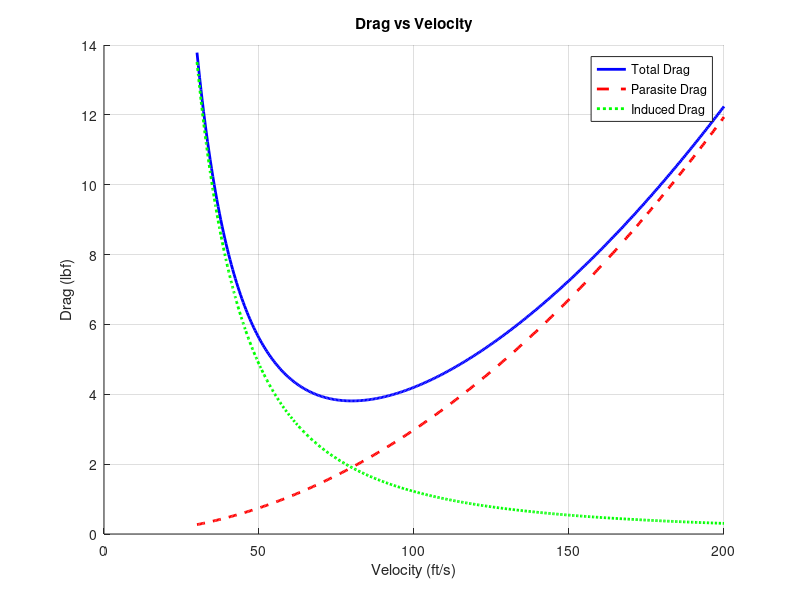
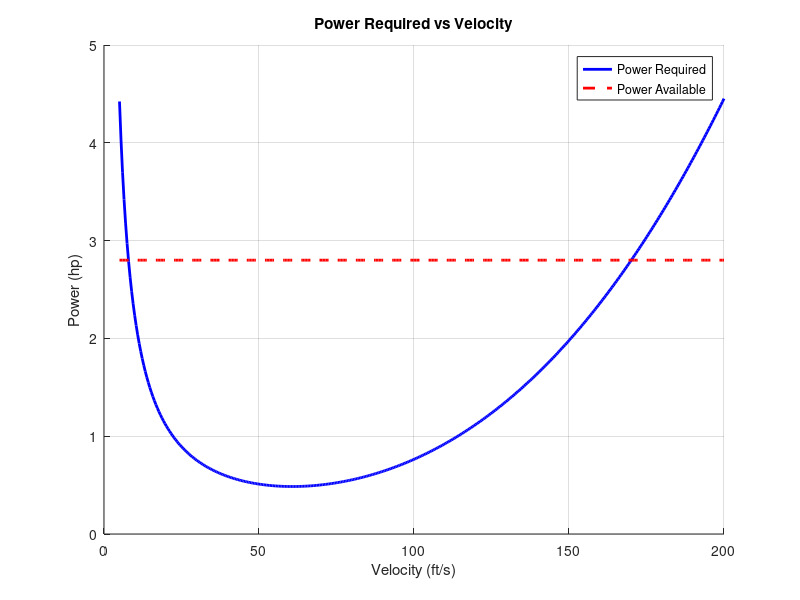

Recreate these plots in MATLAB, in order.
%% 154A Project
clear; clc;

% Aerodynamic Variables
CL = 1.5;        % CL
AR = 7.4;
CD_p = 0.027;
e = 0.80;
S = 9.3;         % Cessna 182 wing area (ft^2) Miniture
W = 50;          %lbs 
Power = 2.8  ;   %Power Motor in HP
p = Power*550 ;  %Power in lb(ft/s^2)

% Induced Drag
CDi = (CL^2) / (pi * e * AR);

%% Inputs
v = 55;         % ft/s 
L = 0.767 * 3.28084;  % chord in ft, found online

%% Sea Level Constants
rho = 0.0023769;    % slug/ft^3
mu  = 3.737e-7;     % slug/(ft·s)

%% Reynolds Number
Re = (rho * v * L) / mu;

%% Power Required
q = 0.5 * rho * v^2;
cd_t = CDi + CD_p;
D = q * S * cd_t;        % lbf
P = D * v;               % ft*lbf/s
P_hp = P / 550;          % horsepower

%% Output
fprintf('Velocity: %.1f ft/s\n', v);
fprintf('Reynolds Number: %.2e\n', Re);
fprintf('Power Required: %.1f hp\n', P_hp);
fprintf('CDi: %.4f\n', CDi);

%% Lift Drag Curve 
% Drag vs Velocity Curve
v1 = linspace(30,200,400);   % ft/s

CL1  = (2*W) ./ (rho .* v1.^2 .* S);
CDi1 = (CL1.^2) ./ (pi * e * AR);

q1 = 0.5 .* rho .* v1.^2;

D_p = q1 .* S .* CD_p;     % parasite drag
D_I = q1 .* S .* CDi1;    % induced drag
D1  = D_p + D_I;          % total drag
Thurst = p./(v1);

figure 
hold on
plot(v1, D1,  'b-',  'LineWidth', 2, 'DisplayName', 'Total Drag')
plot(v1, D_p, 'r--', 'LineWidth', 2, 'DisplayName', 'Parasite Drag')
plot(v1, D_I, 'g:',  'LineWidth', 2, 'DisplayName', 'Induced Drag')
%plot(v1, Thurst, 'white', 'LineWidth',2, 'DisplayName','Thurst')
hold off

xlabel('Velocity (ft/s)')
ylabel('Drag (lbf)')
title('Drag vs Velocity')
legend('Location','best')
grid on

%% power curve 
v_1 = linspace(5,200,400);
CL2  = (2*W) ./ (rho .* v_1.^2 .* S);
CDi2 = (CL2.^2) ./ (pi * e * AR);

q2 = 0.5 .* rho .* v_1.^2;

D_p2 = q2 .* S .* CD_p;     % parasite drag
D_I2 = q2 .* S .* CDi2;    % induced drag
D2  = D_p2 + D_I2;          % total drag



Power_Required1 = D2 .* v_1;          % ft*lbf/s
Power_Required_hp = Power_Required1 / 550;

P_available_hp = Power * ones(size(v_1));  % turn Power avalaible in a vector 

figure
hold on
plot(v_1, Power_Required_hp, 'b-', 'LineWidth', 2, ...
     'DisplayName', 'Power Required')
plot(v_1, P_available_hp, 'r--', 'LineWidth', 2, ...
     'DisplayName', 'Power Available')
hold off

xlabel('Velocity (ft/s)')
ylabel('Power (hp)')
title('Power Required vs Velocity')
legend('Location','best')
grid on
